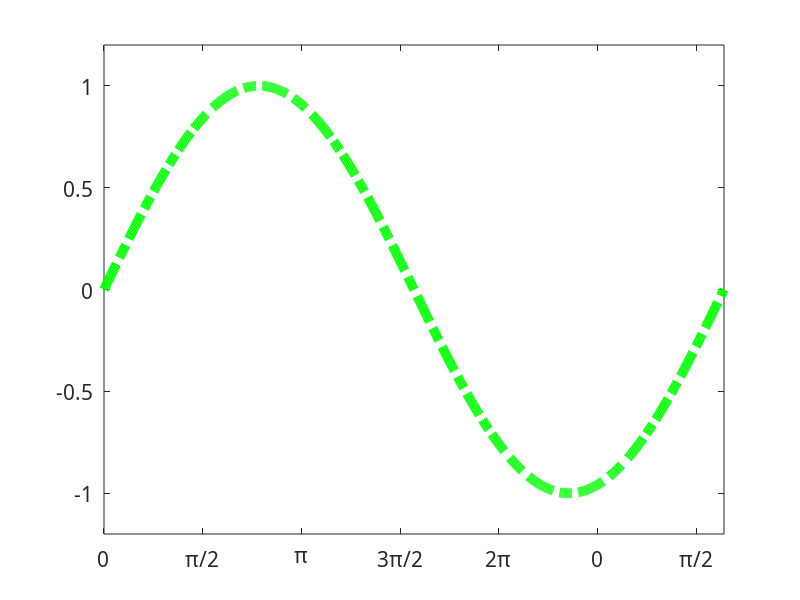

The MATLAB script that drew this image:
x=linspace(0,2*pi,1000);
y=sin(x);
h=plot(x,y,'-.g','LineWidth',7.0);
get(h);
% set(gca,'XLim',[0,2*pi]);
% set(gca,'YLim',[-1.2,1.2]);
xlim([0,2*pi]);
ylim([-1.2,1.2]);
set(gca,'FontSize',15);
% set(gca,'XTick',0:pi/2:2*pi);
% set(gca,'XTickLabel',0:90:360);
set(gca,'FontName','manual');
set(gca,'XTickLabel',{'0','\pi/2','\pi','3\pi/2','2\pi'});
% set(h,'LineStyle','-.','LineWidth',7.0,'Color','g');
% delete(h);